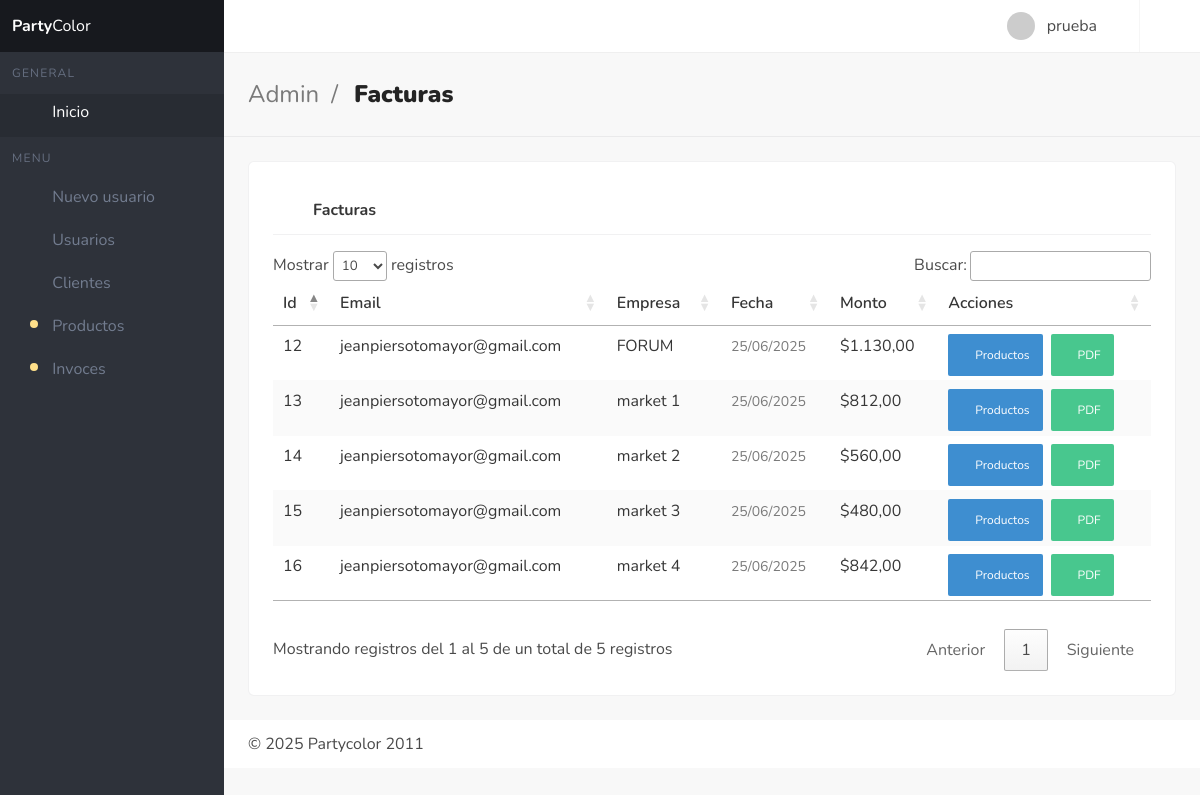
Screenshot of /interface/front-end/views/invoces.php (signed in) with the database file from the repository.
### tables this page shows
CREATE TABLE `invoices` (
  `id` int(11) NOT NULL,
  `user_id` int(11) NOT NULL,
  `rif` varchar(20) NOT NULL,
  `business_name` varchar(255) NOT NULL,
  `date` datetime NOT NULL,
  `total` decimal(10,2) NOT NULL,
  `products` longtext NOT NULL CHECK (json_valid(`products`)),
  `created_at` timestamp NOT NULL DEFAULT current_timestamp()
);

CREATE TABLE `users` (
  `id` int(11) NOT NULL,
  `name` varchar(255) NOT NULL,
  `email` varchar(255) NOT NULL,
  `password` varchar(255) NOT NULL,
  `fecha_creacion` date NOT NULL DEFAULT current_timestamp(),
  `token` varchar(255) NOT NULL,
  `password_request` int(11) NOT NULL DEFAULT 2
);

### interface/back-end/funciones/traerFacturas.php (called while the page is built)
<?php
$con = new conexion();
$pdo = $con->conectar();
try {
    $sql = "SELECT f.id, f.user_id, f.rif, f.business_name, f.date, f.total, f.products, f.created_at, u.email
            FROM invoices f
            INNER JOIN users u ON f.user_id = u.id
            ORDER BY f.created_at DESC";
    $stmt = $pdo->prepare($sql);
    $stmt->execute();
    $facturas = $stmt->fetchAll(PDO::FETCH_ASSOC);
} catch (Exception $e) {
    echo "<div class='notification is-danger'>Error al obtener las facturas: " . $e->getMessage() . "</div>";
    exit;
}
?>

### interface/front-end/views/invoces.php (the view, shortened to what this page needs)
<?php
require_once '../../back-end/funciones/traerFacturas.php';
?>
<!DOCTYPE html>
<html lang="en" class="has-aside-left has-aside-mobile-transition has-navbar-fixed-top has-aside-expanded">
<head>
  <link rel="stylesheet" href="../assets/css/vistaDeUsuarios.css">
  <link rel="stylesheet" href="../assets/css/main.min.css">
  <link rel="stylesheet" type="text/css" href="https://cdn.datatables.net/1.11.5/css/jquery.dataTables.min.css">
</head>
<body>
  <div id="app">
    <?php require_once '../components/nav.php' ?>
    <?php require_once '../components/aside.php' ?>
    <section class="section is-title-bar">
      <div class="level">
        <div class="level-left">
          <div class="level-item">
            <ul>
              <li>Admin</li>
              <li>Facturas</li>
            </ul>
          </div>
        </div>
      </div>
    </section>
    <section class="section is-main-section">
      <div class="card has-table has-mobile-sort-spaced">
        <header class="card-header">
          <p class="card-header-title">
            <span class="icon"><i class="mdi mdi-receipt"></i></span>
            Facturas
          </p>
          <a href="#" class="card-header-icon" onclick="location.reload()">
            <span class="icon"><i class="mdi mdi-reload"></i></span>
          </a>
        </header>
        <div class="card-content">
          <div class="b-table has-pagination">
            <div class="table-wrapper has-mobile-cards">
              <table id="myTable" class="table is-fullwidth is-striped is-hoverable">
                <thead>
                  <tr>
                    <th>Id</th>
                    <th>Email</th>
                    <th>Empresa</th>
                    <th>Fecha</th>
                    <th>Monto</th>
                    <th>Acciones</th>
                  </tr>
                </thead>
                <tbody>
                  <?php foreach ($facturas as $factura) {
                    $products_json = htmlspecialchars($factura['products']);
                  ?>
                    <tr>
                      <td data-label="Id"><?php echo $factura['id'] ?></td>
                      <td data-label="email"><?php echo $factura['email'] ?></td>
                      <td data-label="empresa"><?php echo $factura['business_name'] ?></td>
                      <td data-label="Creado">
                        <small class="has-text-grey is-abbr-like"><?php echo date('d/m/Y', strtotime($factura['date'])) ?></small>
                      </td>
                      <td data-label="monto">$<?php echo number_format($factura['total'], 2, ',', '.') ?></td>
                      <td data-label="Acciones">
                        <div class="buttons">
                          <button class="button is-small is-info view-products"
                                  data-products='<?= $products_json ?>'>
                            <span class="icon"><i class="mdi mdi-eye"></i></span>
                            <span>Productos</span>
                          </button>
                          <button class="button is-small is-success download-pdf"
                                  data-id="<?= $factura['id'] ?>"
                                  data-rif="<?= htmlspecialchars($factura['rif']) ?>"
                                  data-business="<?= htmlspecialchars($factura['business_name']) ?>"
                                  data-date="<?= date('d/m/Y', strtotime($factura['date'])) ?>"
                                  data-total="<?= number_format($factura['total'], 2, ',', '.') ?>"
                                  data-email="<?= htmlspecialchars($factura['email']) ?>"
                                  data-created="<?= date('d/m/Y H:i', strtotime($factura['created_at'])) ?>"
                                  data-products='<?= $products_json ?>'>
                            <span class="icon"><i class="mdi mdi-file-pdf"></i></span>
                            <span>PDF</span>
                          </button>
                        </div>
                      </td>
                    </tr>
                  <?php } ?>
                </tbody>
              </table>
            </div>
          </div>
        </div>
      </div>
    </section>
  </div>
  <?php require '../components/footer.php' ?>
  <link rel="stylesheet" href="https://cdn.materialdesignicons.com/4.9.95/css/materialdesignicons.min.css">
</body>
</html>

### interface/front-end/assets/css/vistaDeUsuarios.css (style rules this page uses)
.card { padding: 3vh; }
.table-wrapper { padding-top: 2vh !important; }

### interface/front-end/views/invoces.php (style rules this page uses)
.buttons .button { margin-bottom: 0.25rem; }

### rows the page displays
invoices: id "16", users.email "jeanpiersotomayor@gmail.com", business_name "market 4", date "25/06/2025", total "842,00"
invoices: id "15", users.email "jeanpiersotomayor@gmail.com", business_name "market 3", date "25/06/2025", total "480,00"
invoices: id "14", users.email "jeanpiersotomayor@gmail.com", business_name "market 2", date "25/06/2025", total "560,00"
invoices: id "13", users.email "jeanpiersotomayor@gmail.com", business_name "market 1", date "25/06/2025", total "812,00"
invoices: id "12", users.email "jeanpiersotomayor@gmail.com", business_name "FORUM", date "25/06/2025", total "1.130,00"

### other values shown
$_SESSION['name'] "prueba"
